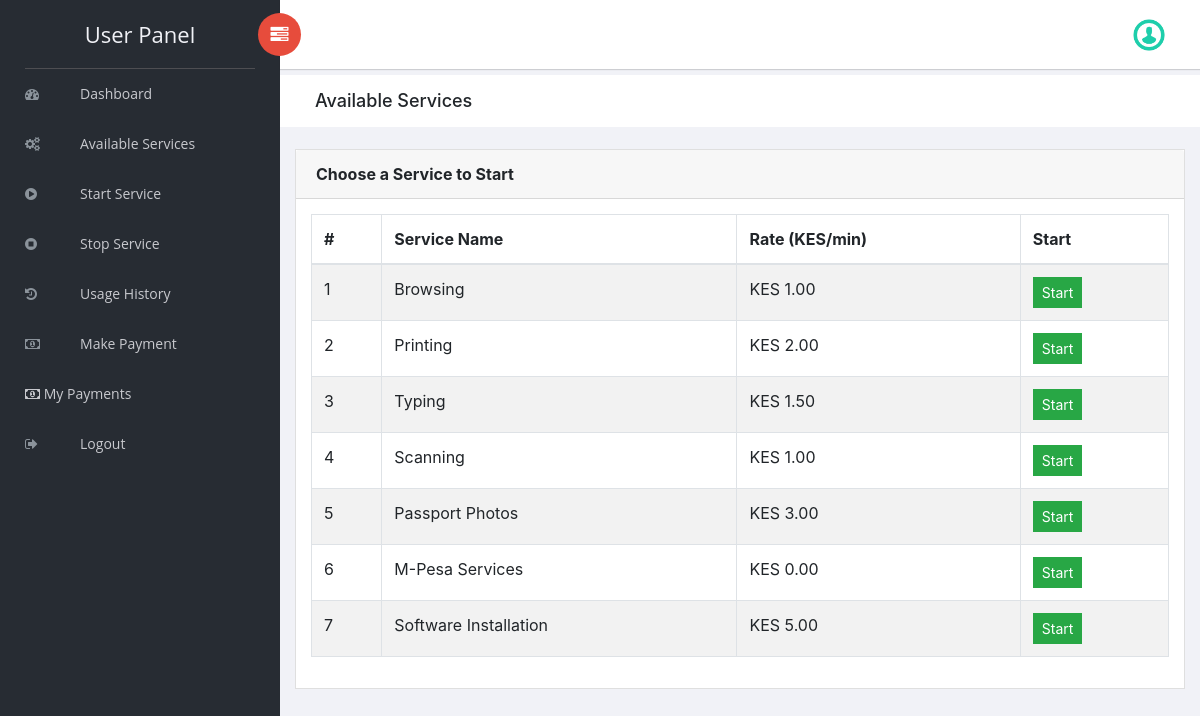
Page /ccms/user/services.php (signed in) on the committed database.
### tables this page shows
CREATE TABLE `services` (
  `id` int(11) NOT NULL,
  `name` varchar(100) NOT NULL,
  `rate_per_minute` decimal(10,2) NOT NULL
);

### ccms/user/services.php (the view, shortened to what this page needs)
<?php
include('../includes/dbconnection.php');
?>
<!doctype html>
<html class="no-js" lang="en">
<head>
    <link rel="stylesheet" href="../vendors/bootstrap/dist/css/bootstrap.min.css">
    <link rel="stylesheet" href="../vendors/font-awesome/css/font-awesome.min.css">
    <link rel="stylesheet" href="../vendors/themify-icons/css/themify-icons.css">
    <link rel="stylesheet" href="../vendors/flag-icon-css/css/flag-icon.min.css">
    <link rel="stylesheet" href="../vendors/selectFX/css/cs-skin-elastic.css">
    <link rel="stylesheet" href="../assets/css/style.css">
</head>
<body>
    <?php include('../includes/user_sidebar.php'); ?>
    <div id="right-panel" class="right-panel">
        <?php include('../includes/header.php'); ?>
        <div class="breadcrumbs">
            <div class="col-sm-6">
                <div class="page-header float-left">
                    <div class="page-title">
                        <h1>Available Services</h1>
                    </div>
                </div>
            </div>
        </div>
        <div class="content mt-3">
            <div class="card">
                <div class="card-header">
                    <strong class="card-title">Choose a Service to Start</strong>
                </div>
                <div class="card-body">
                    <table class="table table-striped table-bordered">
                        <thead>
                            <tr>
                                <th>#</th>
                                <th>Service Name</th>
                                <th>Rate (KES/min)</th>
                                <th>Start</th>
                            </tr>
                        </thead>
                        <tbody>
                            <?php
                            $query = mysqli_query($con, "SELECT * FROM services");
                            $cnt = 1;
                            while ($row = mysqli_fetch_assoc($query)) {
                            ?>
                            <tr>
                                <td><?php echo $cnt++; ?></td>
                                <td><?php echo htmlspecialchars($row['name']); ?></td>
                                <td>KES <?php echo number_format($row['rate_per_minute'], 2); ?></td>
                                <td>
                                    <form action="start_service.php" method="POST" onsubmit="return confirm('Start this service?');">
                                        <button type="submit" class="btn btn-success btn-sm">Start</button>
                                    </form>
                                </td>
                            </tr>
                            <?php } ?>
                        </tbody>
                    </table>
                </div>
            </div>
        </div>
    </div>
</body>
</html>

### ccms/includes/user_sidebar.php (shortened to what this page needs)
<aside id="left-panel" class="left-panel">
    <nav class="navbar navbar-expand-sm navbar-default">
        <div class="navbar-header">
            <a class="navbar-brand" href="dashboard.php">User Panel</a>
        </div>
        <div id="main-menu" class="main-menu collapse navbar-collapse">
            <ul class="nav navbar-nav">
                <li><a href="index.php"><i class="menu-icon fa fa-dashboard"></i>Dashboard</a></li>
                <li><a href="services.php"><i class="menu-icon fa fa-cogs"></i>Available Services</a></li>
                <li><a href="start_service.php"><i class="menu-icon fa fa-play-circle"></i>Start Service</a></li>
                <li><a href="stop_service.php"><i class="menu-icon fa fa-stop-circle"></i>Stop Service</a></li>
                <li><a href="usage_history.php"><i class="menu-icon fa fa-history"></i>Usage History</a></li>
                <li><a href="payment.php"><i class="menu-icon fa fa-money"></i>Make Payment</a></li>
                <li><a href="payment_history.php"><i class="fa fa-money"></i> My Payments</a></li>
                <li><a href="logout.php"><i class="menu-icon fa fa-sign-out"></i>Logout</a></li>
            </ul>
        </div>
    </nav>
</aside>

### ccms/includes/header.php (shortened to what this page needs)
<header id="header" class="header">
           <div class="header-menu">
               <div class="col-sm-7">
                   <a id="menuToggle" class="menutoggle pull-left"><i class="fa fa fa-tasks"></i></a>
               </div>
               <div class="col-sm-5">
                   <div class="user-area dropdown float-right">
                       <a href="#" class="dropdown-toggle" data-toggle="dropdown" aria-haspopup="true" aria-expanded="false">
                           <img class="user-avatar rounded-circle" src="images/images.png" alt="User Avatar">
                       </a>
                   </div>
               </div>
           </div>
       </header>

### rows in the picture
services: name "Browsing", rate_per_minute "1.00"
services: name "Printing", rate_per_minute "2.00"
services: name "Typing", rate_per_minute "1.50"
services: name "Scanning", rate_per_minute "1.00"
services: name "Passport Photos", rate_per_minute "3.00"
services: name "M-Pesa Services", rate_per_minute "0.00"
services: name "Software Installation", rate_per_minute "5.00"
